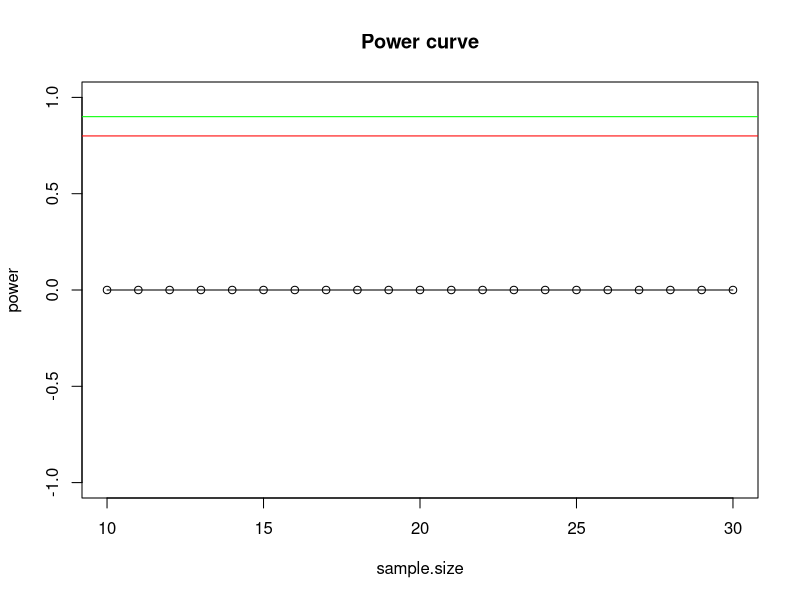

Reproduce this figure in R. (Note: this script raises an error after producing the figure.)
## ---- chunk 1
library(lme4)

pwr_calc_test <- function(b0, b1, b0_sd, res_sd, bf_0, bf_1, bf_0sd, fres_sd, nsims, ssizes) {
  # intialize data frame to store the output 
  pwr <- data.frame() 
  
  for (s in 1:length(ssizes)) {
    for (n in 1:nsims) {
      # df index
      idx <- (s-1) * nsims + n
      
      # current sample size
      ssize <- ssizes[s]
      
      # conditions factor
      conds <- rep(c(0,1,2),ssize)
      
      #feature factor
      feature <- rep(c(0,1,2,3,4,5), ssize)
      
      # subject id's
      subs <- rep(1:ssize, each = length(unique(conds)*unique(feature))) #???
      
      # add intercept for condition
      intercept_cond <- rep(rnorm(ssize,b0,b0_sd), each = length(unique(conds)))
      
      # add condition effect
      beta1_cond <- rep(b1,each= length(unique(conds)))*conds
      
      # add residual noise for condition
      residuals_cond <- rnorm(length(subs),0,res_sd)
      
      # add intercept for feature
      intercept_f <- rep(rnorm(ssize,bf_0,bf_0sd), each = length(unique(feature)))
      
      # add condition effect for feature
      beta1_f <- rep(bf_1,each= length(unique(feature)))*feature
      
      # add residual noise for feature
      residuals_f <- rnorm(length(subs),0,fres_sd)
      
      # collect in a dataframe and calculate simulated measured outcome (y)
      d <- data.frame('cond' = as.character(conds), 
                      'feature' = as.character(feature),
                      'sub' = subs,
                      'b0' = intercept_cond,
                      'b1' = beta1_cond,
                      'res' = residuals_cond,
                      'b0_f' = intercept_f,
                      'b1_f' = beta1_f,
                      'res_f' = residuals_f,
                      'y_cond' = intercept_cond + beta1_cond + residuals_cond,
                      'y_f' = intercept_f + beta1_f + residuals_f + intercept_cond + beta1_cond + residuals_cond) #???
      
      # fit models
      m0 <- lmer(y_cond ~ cond + (1|sub), data = d, REML = FALSE)
      m1 <- lmer(y_f ~ cond*feature + (1|sub), data = d, REML = FALSE)
      
      # perform likelihood ratio test
      test <- anova(m0,m1) # tutaj się zatrzymałam
      
      #store output of simulation
      pwr[idx,'sim'] <- n
      pwr[idx, 'ssize'] <- ssize
      pwr[idx, 'b0'] <- summary(m1)$coefficients[1]
      pwr[idx, 'b1'] <- summary(m1)$coefficients[2]
      pwr[idx, 'sd_int'] <- attr(summary(m1)$varcor$sub,"stddev") 
      pwr[idx, 'sd_res'] <- summary(m1)$sigma
      pwr[idx, 'x2'] <- test$Chisq[2]
      pwr[idx, 'p'] <- test$`Pr(>Chisq)`[2]
    }
  }
  return(pwr)
}

## ---- chunk 2

e0 <- 3 # uV # uV # intercept (in fT or micro Volts)
e1 <- -1 # -1 uv # uV # minimum difference between conditions
e0_sd <- 0.95 # 0.95 uV # standard deviation of the intercept 
eres_sd <- 1.5 # 1.5 uV # residual standard deviation

ef_0 <-1
ef_1 <- 2 
ef_0sd <- 3
efres_sd <- 4

nsims <- 1 # number of simulations per sample size
ssizes <- 10:30 # sample sizes

set.seed(777)
pwr_test <- pwr_calc_test(e0, e1, e0_sd, eres_sd, ef_0, ef_1, ef_0sd, efres_sd, nsims, ssizes)



summary2 <- aggregate(pwr_test$p,by = list(pwr_test$ssize), FUN = function(x) sum(x < 0.05)/length(x))
colnames(summary2) <- c('sample.size','power')
print(summary2)

## ---- chunk 3
with(summary2, plot(sample.size, power, type = 'ol')) 
abline(h=.8, col='red')
abline(h=.9, col='green')
title('Power curve')
## ---- chunk 4

e3 <- -.8 # -1 uv # uV # minimum difference between conditions

set.seed(777)
pwr2 <- pwr_calc(e0,e3,e0_sd,eres_sd,nsims,ssizes)

summary3 <- aggregate(pwr2$p,by = list(pwr2$ssize), FUN = function(x) sum(x < 0.05)/length(x))
colnames(summary3) <- c('sample.size','power')
print(summary3)

## ---- chunk 5
with(summary3, plot(sample.size, power, type = 'ol')) 
abline(h=.8, col='red')
abline(h=.9, col='green')
title('Power curve')
